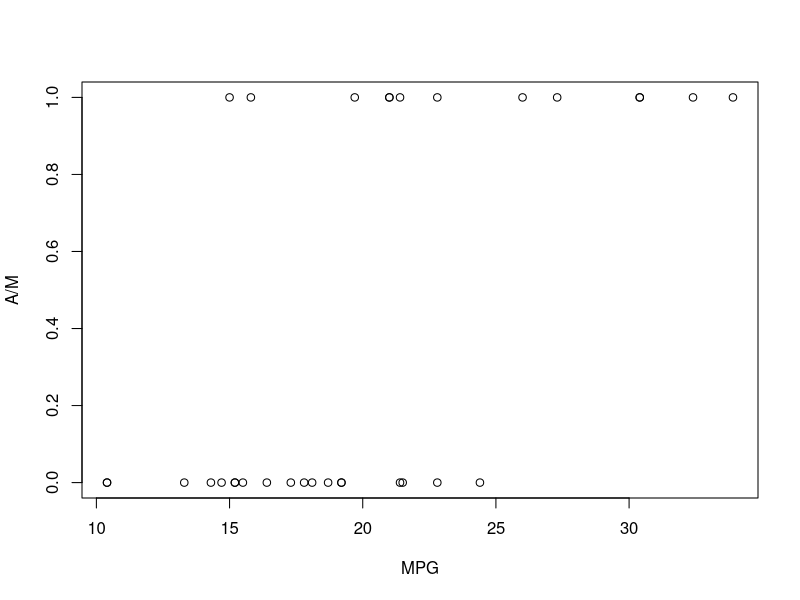

This chart was generated by the following R code:
#Data
mtcars

#Set Vars
y <- trans <- mtcars$am # (0=auto,1=manual)
x1 <- mileage <- mtcars$mpg
cor_yx1 <- cor(y,x1)
glm_yx1 <- glm(y~x1, family = binomial)
sumGLM_yx1 <- summary(glm_yx1)

#Visualizations
splot <- plot(y~x1, xlab="MPG", ylab = "A/M")

#Execute Summary Stats
splot
cor_yx1
glm_yx1
sumGLM_yx1

#1) Scatter plot created. Based on the correlation coefficient, .5998, these variables are moderately and positively correlated with one another.
    #Based on the graph you can tell the relation is binary in nature, in this instance having a y value of 0 or 1.
    #This cannot be properly analyzed through linear regression as linear regressions require the dependent variable
    #to be continuous, not categorical.

#2  Hypothesis Tests:
    #   H0: ????1=0
    #   H1: ????1???0
    #   Alpha = .05
    #
    #   Based on our returned test statistic for ????, .00751, we will reject the null hypothesis in comparison to our .05 alpha.
    #   In general terms, we have determined that, based on our sample, ???? is not equal to 0 (or you can say it our observed sample data
    #   ???? is statistically significant from the expected value of 0).

#3  log( p(y=1) / 1-p(y=1) ) = (????0 + ????1 * X) = (e^(????0+????1*X) / (1 + e^(????0+????1*X))
#   log( p(y=1) / 1-p(y=1) ) = (????0 + ????1 * X) = (e^(-6.604 + .307 * X) / (1 + e^(-6.604 + .307 * X))
#   The probability that y is 1 (am is manual) = (e^(-6.604 + .307 * X) / (1 + e^(-6.604 + .307 * X))

#4  If we continue with this model and assume, for example, that a given car has 16 MPG the following is our result.
#   The probability that y is 1 (am is manual) = (e^(-6.604 + .307 * X) / (1 + e^(-6.604 + .307 * X))
#   p = (e^(-6.604 + .307 * X) / (1 + e^(-6.604 + .307 * X))
#   p = (e^(-6.604 + .307 * 16) / (1 + e^(-6.604 + .307 * 16))

#   Set model estimate value, x.
x <- 16

#Set probability numerator
pNumer <- exp(-6.604 + .307 * x)
pNumer

#Set probability denominator
pDenom <- 1 + exp(-6.604 + .307 * x)
pDenom


#Execute Regression Model
pNumer / pDenom

#The return value of the regression model, .1555, given an x of 16 states that, based on the sample of data we have
    # there is a 15.55% chance that a vehicle that makes 16 MPG is a Manual transmission. This is the same as stating
    # that there is a (1-p = 1-.1555 = .8445 = 84.45%) chance that the vehicle is an Automatic. We would estimate that
    # the vehicle in question is automatic.

Sys.Date()






